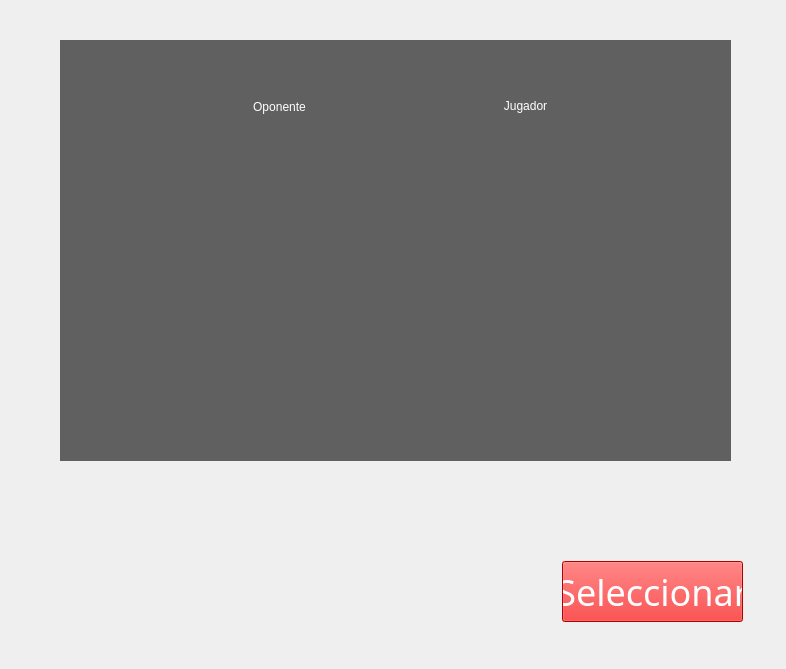
<?xml version="1.0" encoding="UTF-8"?>
<ui version="4.0">
 <class>Form</class>
 <widget class="QWidget" name="Form">
  <property name="enabled">
   <bool>true</bool>
  </property>
  <property name="geometry">
   <rect>
    <x>0</x>
    <y>0</y>
    <width>786</width>
    <height>669</height>
   </rect>
  </property>
  <property name="windowTitle">
   <string>Form</string>
  </property>
  <widget class="QLabel" name="label">
   <property name="geometry">
    <rect>
     <x>-1</x>
     <y>-5</y>
     <width>791</width>
     <height>681</height>
    </rect>
   </property>
   <property name="text">
    <string/>
   </property>
   <property name="pixmap">
    <pixmap>../sprites/background/fight_v2.png</pixmap>
   </property>
   <property name="scaledContents">
    <bool>true</bool>
   </property>
  </widget>
  <widget class="QLabel" name="label_2">
   <property name="geometry">
    <rect>
     <x>-1</x>
     <y>-5</y>
     <width>791</width>
     <height>671</height>
    </rect>
   </property>
   <property name="text">
    <string/>
   </property>
   <property name="pixmap">
    <pixmap>../sprites/background/table.png</pixmap>
   </property>
   <property name="scaledContents">
    <bool>true</bool>
   </property>
  </widget>
  <widget class="QPushButton" name="boton_seleccionar_carta">
   <property name="enabled">
    <bool>true</bool>
   </property>
   <property name="geometry">
    <rect>
     <x>562</x>
     <y>561</y>
     <width>181</width>
     <height>61</height>
    </rect>
   </property>
   <property name="font">
    <font>
     <family>Futura</family>
     <pointsize>27</pointsize>
    </font>
   </property>
   <property name="cursor">
    <cursorShape>PointingHandCursor</cursorShape>
   </property>
   <property name="acceptDrops">
    <bool>false</bool>
   </property>
   <property name="autoFillBackground">
    <bool>false</bool>
   </property>
   <property name="styleSheet">
    <string notr="true">color: rgb(255, 255, 255);
background-color: rgb(248, 0, 0);</string>
   </property>
   <property name="text">
    <string>Seleccionar</string>
   </property>
  </widget>
  <widget class="QLabel" name="carta_1">
   <property name="geometry">
    <rect>
     <x>40</x>
     <y>540</y>
     <width>81</width>
     <height>111</height>
    </rect>
   </property>
   <property name="cursor">
    <cursorShape>PointingHandCursor</cursorShape>
   </property>
   <property name="text">
    <string/>
   </property>
  </widget>
  <widget class="QLabel" name="carta_2">
   <property name="geometry">
    <rect>
     <x>130</x>
     <y>540</y>
     <width>81</width>
     <height>111</height>
    </rect>
   </property>
   <property name="cursor">
    <cursorShape>PointingHandCursor</cursorShape>
   </property>
   <property name="text">
    <string/>
   </property>
  </widget>
  <widget class="QLabel" name="carta_3">
   <property name="geometry">
    <rect>
     <x>220</x>
     <y>540</y>
     <width>81</width>
     <height>111</height>
    </rect>
   </property>
   <property name="cursor">
    <cursorShape>PointingHandCursor</cursorShape>
   </property>
   <property name="text">
    <string/>
   </property>
  </widget>
  <widget class="QLabel" name="carta_4">
   <property name="geometry">
    <rect>
     <x>310</x>
     <y>540</y>
     <width>81</width>
     <height>111</height>
    </rect>
   </property>
   <property name="cursor">
    <cursorShape>PointingHandCursor</cursorShape>
   </property>
   <property name="text">
    <string/>
   </property>
  </widget>
  <widget class="QLabel" name="carta_5">
   <property name="geometry">
    <rect>
     <x>400</x>
     <y>540</y>
     <width>81</width>
     <height>111</height>
    </rect>
   </property>
   <property name="cursor">
    <cursorShape>PointingHandCursor</cursorShape>
   </property>
   <property name="text">
    <string/>
   </property>
  </widget>
  <widget class="QLabel" name="label_3">
   <property name="geometry">
    <rect>
     <x>60</x>
     <y>40</y>
     <width>671</width>
     <height>421</height>
    </rect>
   </property>
   <property name="styleSheet">
    <string notr="true">background-color: rgba(0, 0, 0, 153);</string>
   </property>
   <property name="text">
    <string/>
   </property>
  </widget>
  <widget class="QLabel" name="carta_oponente">
   <property name="geometry">
    <rect>
     <x>200</x>
     <y>130</y>
     <width>161</width>
     <height>251</height>
    </rect>
   </property>
   <property name="text">
    <string/>
   </property>
   <property name="pixmap">
    <pixmap>../sprites/cartas/back.png</pixmap>
   </property>
   <property name="scaledContents">
    <bool>true</bool>
   </property>
  </widget>
  <widget class="QLabel" name="carta_jugador">
   <property name="geometry">
    <rect>
     <x>440</x>
     <y>130</y>
     <width>161</width>
     <height>251</height>
    </rect>
   </property>
   <property name="text">
    <string/>
   </property>
   <property name="pixmap">
    <pixmap>../sprites/cartas/back.png</pixmap>
   </property>
   <property name="scaledContents">
    <bool>true</bool>
   </property>
  </widget>
  <widget class="QLabel" name="label_6">
   <property name="geometry">
    <rect>
     <x>220</x>
     <y>390</y>
     <width>41</width>
     <height>61</height>
    </rect>
   </property>
   <property name="text">
    <string/>
   </property>
   <property name="pixmap">
    <pixmap>../sprites/cartas/back.png</pixmap>
   </property>
   <property name="scaledContents">
    <bool>true</bool>
   </property>
  </widget>
  <widget class="QLabel" name="label_7">
   <property name="geometry">
    <rect>
     <x>270</x>
     <y>390</y>
     <width>41</width>
     <height>61</height>
    </rect>
   </property>
   <property name="text">
    <string/>
   </property>
   <property name="pixmap">
    <pixmap>../sprites/cartas/back.png</pixmap>
   </property>
   <property name="scaledContents">
    <bool>true</bool>
   </property>
  </widget>
  <widget class="QLabel" name="label_8">
   <property name="geometry">
    <rect>
     <x>70</x>
     <y>390</y>
     <width>41</width>
     <height>61</height>
    </rect>
   </property>
   <property name="text">
    <string/>
   </property>
   <property name="pixmap">
    <pixmap>../sprites/cartas/back.png</pixmap>
   </property>
   <property name="scaledContents">
    <bool>true</bool>
   </property>
  </widget>
  <widget class="QLabel" name="label_9">
   <property name="geometry">
    <rect>
     <x>170</x>
     <y>390</y>
     <width>41</width>
     <height>61</height>
    </rect>
   </property>
   <property name="text">
    <string/>
   </property>
   <property name="pixmap">
    <pixmap>../sprites/cartas/back.png</pixmap>
   </property>
   <property name="scaledContents">
    <bool>true</bool>
   </property>
  </widget>
  <widget class="QLabel" name="label_10">
   <property name="geometry">
    <rect>
     <x>120</x>
     <y>390</y>
     <width>41</width>
     <height>61</height>
    </rect>
   </property>
   <property name="text">
    <string/>
   </property>
   <property name="pixmap">
    <pixmap>../sprites/cartas/back.png</pixmap>
   </property>
   <property name="scaledContents">
    <bool>true</bool>
   </property>
  </widget>
  <widget class="QLabel" name="label_nombre_oponente">
   <property name="geometry">
    <rect>
     <x>219</x>
     <y>86</y>
     <width>121</width>
     <height>41</height>
    </rect>
   </property>
   <property name="styleSheet">
    <string notr="true">color: rgb(255, 255, 255);
font: 20pt &quot;Futura&quot;;</string>
   </property>
   <property name="text">
    <string>Oponente</string>
   </property>
   <property name="alignment">
    <set>Qt::AlignCenter</set>
   </property>
  </widget>
  <widget class="QLabel" name="label_nombre_jugador">
   <property name="geometry">
    <rect>
     <x>470</x>
     <y>90</y>
     <width>111</width>
     <height>31</height>
    </rect>
   </property>
   <property name="styleSheet">
    <string notr="true">color: rgb(255, 255, 255);
font: 20pt &quot;Futura&quot;;</string>
   </property>
   <property name="text">
    <string>Jugador</string>
   </property>
   <property name="alignment">
    <set>Qt::AlignCenter</set>
   </property>
  </widget>
  <widget class="QLabel" name="token_1">
   <property name="geometry">
    <rect>
     <x>669</x>
     <y>50</y>
     <width>51</width>
     <height>51</height>
    </rect>
   </property>
   <property name="text">
    <string/>
   </property>
  </widget>
  <widget class="QLabel" name="token_4">
   <property name="geometry">
    <rect>
     <x>610</x>
     <y>50</y>
     <width>51</width>
     <height>51</height>
    </rect>
   </property>
   <property name="text">
    <string/>
   </property>
  </widget>
  <widget class="QLabel" name="token_2">
   <property name="geometry">
    <rect>
     <x>670</x>
     <y>80</y>
     <width>51</width>
     <height>51</height>
    </rect>
   </property>
   <property name="text">
    <string/>
   </property>
  </widget>
  <widget class="QLabel" name="token_5">
   <property name="geometry">
    <rect>
     <x>610</x>
     <y>80</y>
     <width>51</width>
     <height>51</height>
    </rect>
   </property>
   <property name="text">
    <string/>
   </property>
  </widget>
  <widget class="QLabel" name="token_3">
   <property name="geometry">
    <rect>
     <x>670</x>
     <y>110</y>
     <width>51</width>
     <height>51</height>
    </rect>
   </property>
   <property name="text">
    <string/>
   </property>
  </widget>
  <widget class="QLabel" name="token_6">
   <property name="geometry">
    <rect>
     <x>610</x>
     <y>110</y>
     <width>51</width>
     <height>51</height>
    </rect>
   </property>
   <property name="text">
    <string/>
   </property>
  </widget>
  <widget class="QLabel" name="token_1_o">
   <property name="geometry">
    <rect>
     <x>70</x>
     <y>50</y>
     <width>51</width>
     <height>51</height>
    </rect>
   </property>
   <property name="text">
    <string/>
   </property>
  </widget>
  <widget class="QLabel" name="token_4_o">
   <property name="geometry">
    <rect>
     <x>130</x>
     <y>50</y>
     <width>51</width>
     <height>51</height>
    </rect>
   </property>
   <property name="text">
    <string/>
   </property>
  </widget>
  <widget class="QLabel" name="token_2_o">
   <property name="geometry">
    <rect>
     <x>70</x>
     <y>90</y>
     <width>51</width>
     <height>51</height>
    </rect>
   </property>
   <property name="text">
    <string/>
   </property>
  </widget>
  <widget class="QLabel" name="token_5_o">
   <property name="geometry">
    <rect>
     <x>130</x>
     <y>90</y>
     <width>51</width>
     <height>51</height>
    </rect>
   </property>
   <property name="text">
    <string/>
   </property>
  </widget>
  <widget class="QLabel" name="token_3_o">
   <property name="geometry">
    <rect>
     <x>70</x>
     <y>130</y>
     <width>51</width>
     <height>51</height>
    </rect>
   </property>
   <property name="text">
    <string/>
   </property>
  </widget>
  <widget class="QLabel" name="token_6_o">
   <property name="geometry">
    <rect>
     <x>130</x>
     <y>130</y>
     <width>51</width>
     <height>51</height>
    </rect>
   </property>
   <property name="text">
    <string/>
   </property>
  </widget>
  <widget class="QLabel" name="token_7">
   <property name="geometry">
    <rect>
     <x>610</x>
     <y>150</y>
     <width>51</width>
     <height>51</height>
    </rect>
   </property>
   <property name="text">
    <string/>
   </property>
  </widget>
  <widget class="QLabel" name="token_8">
   <property name="geometry">
    <rect>
     <x>670</x>
     <y>150</y>
     <width>51</width>
     <height>51</height>
    </rect>
   </property>
   <property name="text">
    <string/>
   </property>
  </widget>
  <widget class="QLabel" name="token_9">
   <property name="geometry">
    <rect>
     <x>610</x>
     <y>190</y>
     <width>51</width>
     <height>51</height>
    </rect>
   </property>
   <property name="text">
    <string/>
   </property>
  </widget>
  <widget class="QLabel" name="token_10">
   <property name="geometry">
    <rect>
     <x>670</x>
     <y>190</y>
     <width>51</width>
     <height>51</height>
    </rect>
   </property>
   <property name="text">
    <string/>
   </property>
  </widget>
  <widget class="QLabel" name="token_11">
   <property name="geometry">
    <rect>
     <x>610</x>
     <y>240</y>
     <width>51</width>
     <height>51</height>
    </rect>
   </property>
   <property name="text">
    <string/>
   </property>
  </widget>
  <widget class="QLabel" name="token_12">
   <property name="geometry">
    <rect>
     <x>670</x>
     <y>240</y>
     <width>51</width>
     <height>51</height>
    </rect>
   </property>
   <property name="text">
    <string/>
   </property>
  </widget>
  <widget class="QLabel" name="token_13">
   <property name="geometry">
    <rect>
     <x>610</x>
     <y>280</y>
     <width>51</width>
     <height>51</height>
    </rect>
   </property>
   <property name="text">
    <string/>
   </property>
  </widget>
  <widget class="QLabel" name="token_14">
   <property name="geometry">
    <rect>
     <x>670</x>
     <y>280</y>
     <width>51</width>
     <height>51</height>
    </rect>
   </property>
   <property name="text">
    <string/>
   </property>
  </widget>
  <widget class="QLabel" name="token_15">
   <property name="geometry">
    <rect>
     <x>640</x>
     <y>320</y>
     <width>51</width>
     <height>51</height>
    </rect>
   </property>
   <property name="text">
    <string/>
   </property>
  </widget>
  <widget class="QLabel" name="token_7_o">
   <property name="geometry">
    <rect>
     <x>70</x>
     <y>170</y>
     <width>51</width>
     <height>51</height>
    </rect>
   </property>
   <property name="text">
    <string/>
   </property>
  </widget>
  <widget class="QLabel" name="token_8_o">
   <property name="geometry">
    <rect>
     <x>120</x>
     <y>170</y>
     <width>51</width>
     <height>51</height>
    </rect>
   </property>
   <property name="text">
    <string/>
   </property>
  </widget>
  <widget class="QLabel" name="token_9_o">
   <property name="geometry">
    <rect>
     <x>70</x>
     <y>200</y>
     <width>51</width>
     <height>51</height>
    </rect>
   </property>
   <property name="text">
    <string/>
   </property>
  </widget>
  <widget class="QLabel" name="token_10_o">
   <property name="geometry">
    <rect>
     <x>130</x>
     <y>200</y>
     <width>51</width>
     <height>51</height>
    </rect>
   </property>
   <property name="text">
    <string/>
   </property>
  </widget>
  <widget class="QLabel" name="token_11_o">
   <property name="geometry">
    <rect>
     <x>70</x>
     <y>240</y>
     <width>51</width>
     <height>51</height>
    </rect>
   </property>
   <property name="text">
    <string/>
   </property>
  </widget>
  <widget class="QLabel" name="token_12_o">
   <property name="geometry">
    <rect>
     <x>120</x>
     <y>240</y>
     <width>51</width>
     <height>51</height>
    </rect>
   </property>
   <property name="text">
    <string/>
   </property>
  </widget>
  <widget class="QLabel" name="token_13_o">
   <property name="geometry">
    <rect>
     <x>70</x>
     <y>280</y>
     <width>51</width>
     <height>51</height>
    </rect>
   </property>
   <property name="text">
    <string/>
   </property>
  </widget>
  <widget class="QLabel" name="token_14_o">
   <property name="geometry">
    <rect>
     <x>130</x>
     <y>280</y>
     <width>51</width>
     <height>51</height>
    </rect>
   </property>
   <property name="text">
    <string/>
   </property>
  </widget>
  <widget class="QLabel" name="token_15_o">
   <property name="geometry">
    <rect>
     <x>100</x>
     <y>320</y>
     <width>51</width>
     <height>51</height>
    </rect>
   </property>
   <property name="text">
    <string/>
   </property>
  </widget>
 </widget>
 <resources/>
 <connections/>
</ui>
